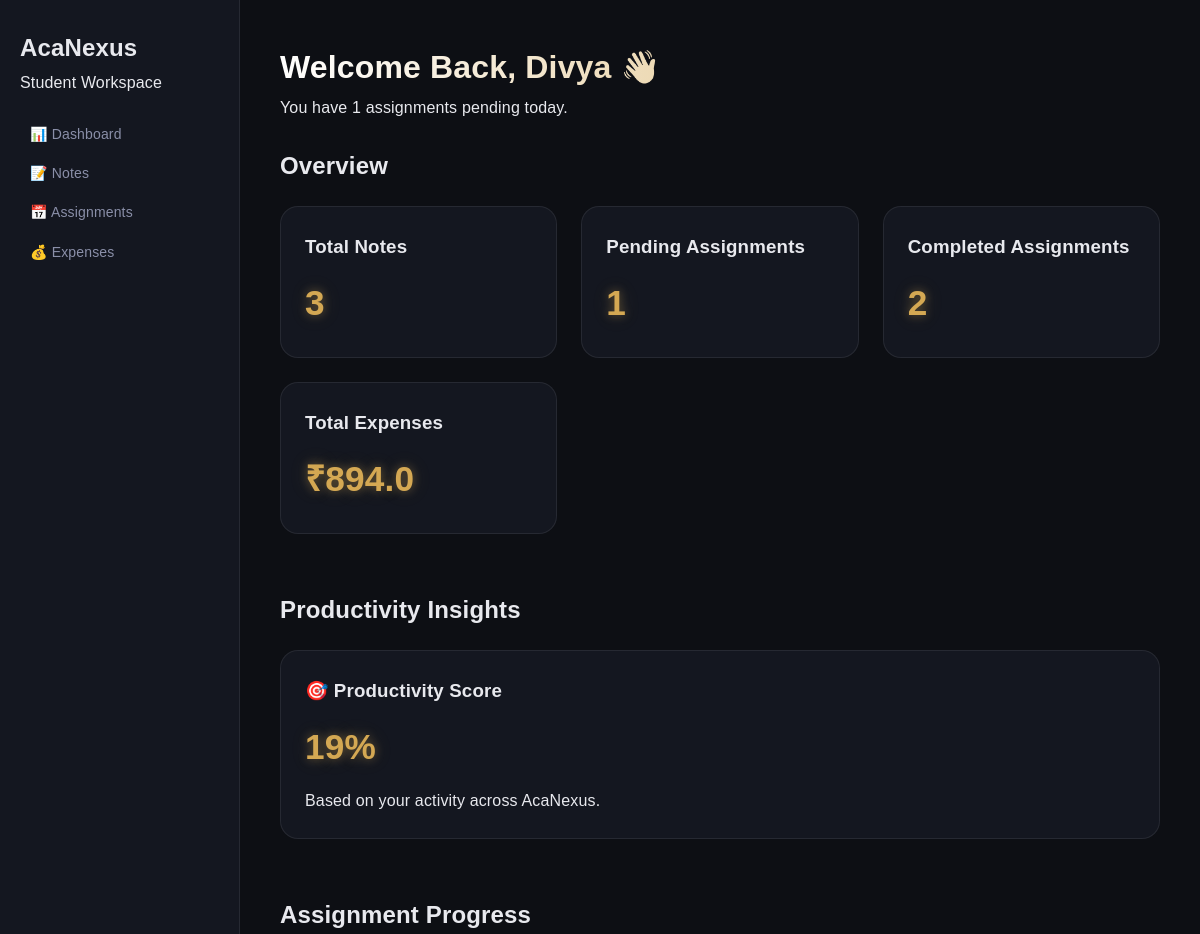
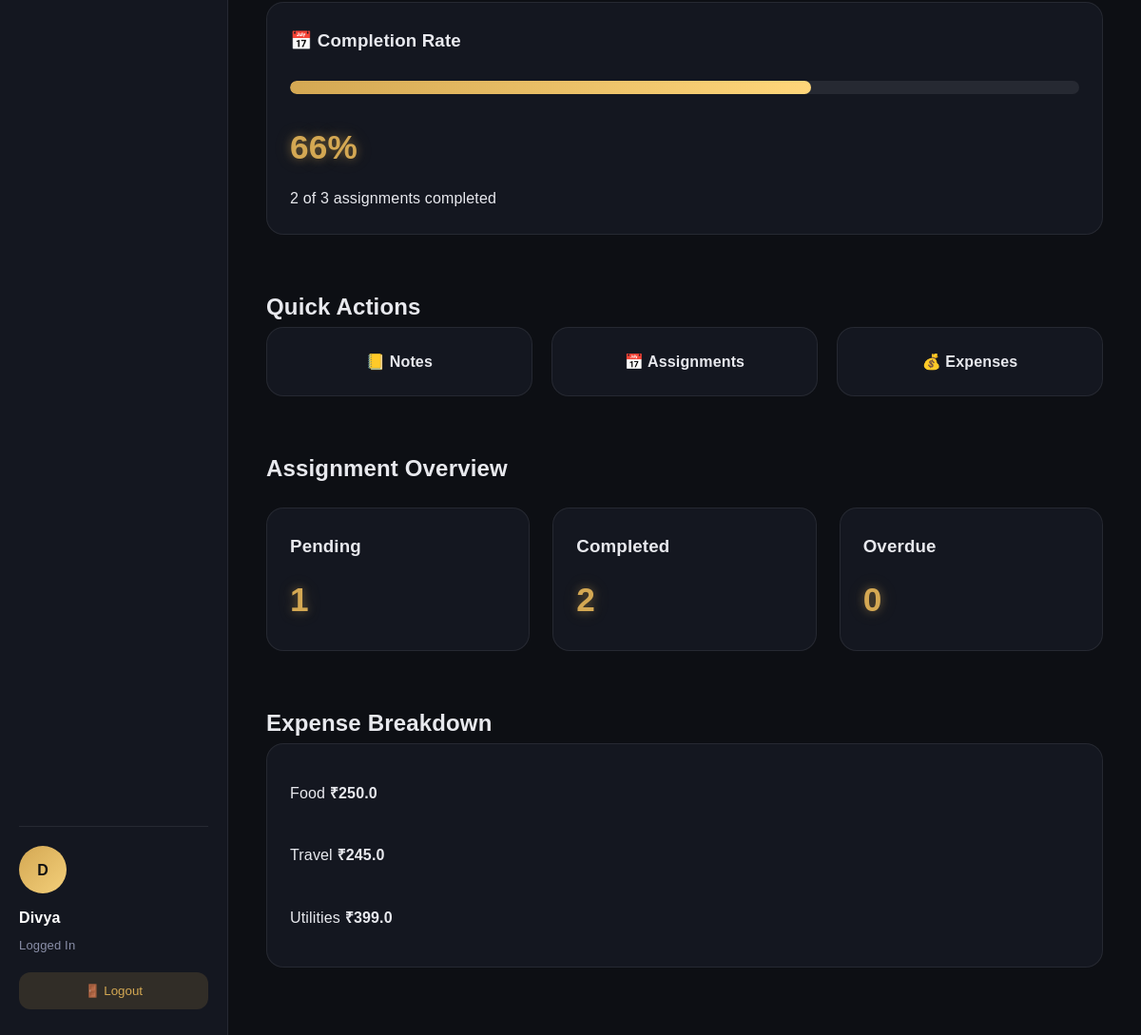
The app's page /dashboard (signed in) with its own data (2 pictures, top to bottom).
### tables this page shows
CREATE TABLE expenses (
    id INTEGER PRIMARY KEY AUTOINCREMENT,
    title TEXT NOT NULL,
    amount REAL NOT NULL,
    category TEXT NOT NULL,
    expense_date TEXT NOT NULL
);

### app.py (the view)
@app.route("/dashboard")
def dashboard():
    if "user_id" not in session:
        return redirect("/login")
    conn = sqlite3.connect("database/acanexus.db")
    cursor = conn.cursor()
    cursor.execute("SELECT COUNT(*) FROM notes")
    total_notes = cursor.fetchone()[0]
    cursor.execute(
        "SELECT COUNT(*) FROM assignments WHERE status='Pending'"
    )
    pending_assignments = cursor.fetchone()[0]
    cursor.execute(
        "SELECT COUNT(*) FROM assignments WHERE status='Completed'"
    )
    completed_assignments = cursor.fetchone()[0]
    total_assignments = (
    pending_assignments
    + completed_assignments
)
    today = date.today().isoformat()
    cursor.execute(
        """
        SELECT COUNT(*)
        FROM assignments
        WHERE status='Pending'
        AND due_date < ?
        """,
        (today,)
    )
    overdue_assignments = cursor.fetchone()[0]
    cursor.execute(
    "SELECT SUM(amount) FROM expenses"
    )
    total_expenses = cursor.fetchone()[0]
    cursor.execute(
    """
    SELECT category, SUM(amount)
    FROM expenses
    GROUP BY category
    """
    )
    category_totals = cursor.fetchall()
    cursor.execute(
        "SELECT COUNT(*) FROM expenses"
    )
    expense_count = cursor.fetchone()[0]
    if total_expenses is None:
        total_expenses = 0
    productivity_score = min(
    (
        total_notes * 2
        + completed_assignments * 5
        + expense_count
    ),
    100
    )
    if total_assignments > 0:
        completion_percentage = int(
            (completed_assignments / total_assignments) * 100
        )
    else:
        completion_percentage = 0
    conn.close()
    return render_template(
    "dashboard.html",
    total_notes=total_notes,
    pending_assignments=pending_assignments,
    completed_assignments=completed_assignments,
    total_assignments=total_assignments,
    overdue_assignments=overdue_assignments,
    total_expenses=total_expenses,
    category_totals=category_totals,
    productivity_score=productivity_score,
    completion_percentage=completion_percentage
)

### templates/dashboard.html (shortened to what this page needs)
<!doctype html>
<html>
  <head>
    <link
      rel="stylesheet"
      href="{{ url_for('static', filename='css/dashboard.css') }}"
    />
    <link
      rel="stylesheet"
      href="{{ url_for('static', filename='css/style.css') }}"
    />
  </head>
  <body>
    <div class="dashboard-container">
      <aside class="sidebar">
        <div class="sidebar-logo">
          <h2>AcaNexus</h2>
          <p class="sidebar-tagline">Student Workspace</p>
        </div>
        <ul class="sidebar-menu">
          <li><a href="/dashboard">📊 Dashboard</a></li>
          <li><a href="/notes">📝 Notes</a></li>
          <li><a href="/assignments">📅 Assignments</a></li>
          <li><a href="/expenses">💰 Expenses</a></li>
        </ul>
        <div class="sidebar-user">
          <div class="user-avatar">{{ session.username[0]|upper }}</div>
          <div class="user-info">
            <strong>{{ session.username }}</strong>
            <span>Logged In</span>
          </div>
          <button class="logout-btn" onclick="openLogoutModal()">
            🚪 Logout
          </button>
        </div>
      </aside>
      <main class="main-content">
        <div class="dashboard-header fade-in">
          <h1>Welcome Back, {{ session.username }} 👋</h1>
          <p>You have {{ pending_assignments }} assignments pending today.</p>
        </div>
        <section class="dashboard-section">
          <h2 class="dashboard-section-title">Overview</h2>
          <div class="dashboard-grid">
            <div class="dashboard-card">
              <h3>Total Notes</h3>
              <div class="dashboard-number">{{ total_notes }}</div>
            </div>
            <div class="dashboard-card">
              <h3>Pending Assignments</h3>
              <div class="dashboard-number">{{ pending_assignments }}</div>
            </div>
            <div class="dashboard-card">
              <h3>Completed Assignments</h3>
              <div class="dashboard-number">{{ completed_assignments }}</div>
            </div>
            <div class="dashboard-card">
              <h3>Total Expenses</h3>
              <div class="dashboard-number">₹{{ total_expenses }}</div>
            </div>
          </div>
        </section>
        <section class="dashboard-section">
          <h2 class="dashboard-section-title">Productivity Insights</h2>
          <div class="dashboard-grid">
            <div class="dashboard-card">
              <h3>🎯 Productivity Score</h3>
              <div class="dashboard-number">{{ productivity_score }}%</div>
              <p>Based on your activity across AcaNexus.</p>
            </div>
          </div>
        </section>
        <section class="dashboard-section">
          <h2 class="dashboard-section-title">Assignment Progress</h2>
          <div class="dashboard-card">
            <h3>📅 Completion Rate</h3>
            <div class="progress-bar">
              <div
                class="progress-fill"
                style="width: {{ completion_percentage }}%;"
              ></div>
            </div>
            <div class="dashboard-number">{{ completion_percentage }}%</div>
            <p>
              {{ completed_assignments }} of {{ total_assignments }} assignments
              completed
            </p>
          </div>
        </section>
        <section class="dashboard-section">
          <h2 class="dashboard-section-title">Quick Actions</h2>
          <div class="quick-actions">
            <a href="/notes" class="action-card"> 📒 Notes </a>
            <a href="/assignments" class="action-card"> 📅 Assignments </a>
            <a href="/expenses" class="action-card"> 💰 Expenses </a>
          </div>
        </section>
        <section class="dashboard-section">
          <h2 class="dashboard-section-title">Assignment Overview</h2>
          <div class="dashboard-grid">
            <div class="dashboard-card">
              <h3>Pending</h3>
              <div class="dashboard-number">{{ pending_assignments }}</div>
            </div>
            <div class="dashboard-card">
              <h3>Completed</h3>
              <div class="dashboard-number">{{ completed_assignments }}</div>
            </div>
            <div class="dashboard-card">
              <h3>Overdue</h3>
              <div class="dashboard-number">{{ overdue_assignments }}</div>
            </div>
          </div>
        </section>
        <section class="dashboard-section">
          <h2 class="dashboard-section-title">Expense Breakdown</h2>
          <div class="dashboard-card">
            {% for category in category_totals %}
            <div class="expense-row">
              <span>{{ category[0] }}</span>
              <strong>₹{{ category[1] }}</strong>
            </div>
            {% endfor %}
          </div>
        </section>
      </main>
    </div>
  </body>
</html>

### static/css/dashboard.css (style rules this page uses)
.quick-actions { display: grid; grid-template-columns: repeat(3,1fr); gap: 20px; }
.action-card { background: var(--surface); border: 1px solid var(--border); border-radius: 18px; padding: 22px; text-align: center; font-weight: 600; transition: 0.3s ease; }
.dashboard-card { position: relative; overflow: hidden; transition: all 0.35s ease; }
.dashboard-card::before { content: ""; position: absolute; top: 0; left: 0; width: 100%; height: 2px; background: linear-gradient( 90deg, transparent, #d4a853, transparent ); opacity: 0; transition: 0.4s; }
.dashboard-number { animation: floating 4s ease-in-out infinite; }
.dashboard-number { font-size: 2.2rem; font-weight: 700; color: var(--clr-gold); text-shadow: 0 0 10px rgba(212,168,83,0.4), 0 0 20px rgba(212,168,83,0.2); }
.dashboard-header h1 { background: linear-gradient( 90deg, #ffffff, #d4a853 ); -webkit-background-clip: text; -webkit-text-fill-color: transparent; }
.dashboard-section { animation: fadeUp .6s ease; }
.expense-row { padding: 14px 0; transition: .3s; }
.sidebar { display: flex; flex-direction: column; }
.sidebar-menu { flex: 1; }
.sidebar-user { margin-top: auto; padding-top: 20px; border-top: 1px solid rgba(255,255,255,0.08); }
.user-avatar { width: 50px; height: 50px; border-radius: 50%; background: linear-gradient( 135deg, #d4a853, #f3cf7a ); display: flex; align-items: center; justify-content: center; font-weight: 700; color: #111; margin-bottom: 12px; }
.user-info strong { display: block; color: white; }
.user-info span { color: #8a8fa8; font-size: 13px; }
.logout-btn { width: 100%; margin-top: 16px; padding: 12px; border: none; border-radius: 12px; background: rgba(212,168,83,0.15); color: #d4a853; cursor: pointer; transition: 0.3s; }
.progress-bar { width: 100%; height: 14px; background: rgba(255,255,255,0.08); border-radius: 50px; overflow: hidden; margin: 16px 0; }
.progress-fill { height: 100%; border-radius: 50px; background: linear-gradient( 90deg, #d4a853, #ffd67a ); transition: width 1s ease; }

### static/css/style.css (style rules this page uses)
html { -webkit-font-smoothing: antialiased; -moz-osx-font-smoothing: grayscale; text-rendering: optimizeLegibility; }
body { letter-spacing: 0.01em; }
section { position: relative; }
html { scroll-padding-top: var(--nav-height); }
.dashboard-container { display: flex; min-height: 100vh; background: var(--clr-bg); }
.sidebar { width: 240px; padding: 28px 20px; }
.main-content { flex: 1; padding: 40px; display: flex; flex-direction: column; gap: 24px; overflow-x: hidden; }
.dashboard-section { margin-bottom: 32px; }
.dashboard-grid { display: grid; grid-template-columns: repeat(auto-fit, minmax(260px, 1fr)); gap: 22px; }
.dashboard-card { background: var(--clr-surface); border: 1px solid var(--clr-border); border-radius: 16px; padding: 22px; display: flex; flex-direction: column; gap: 10px; min-height: 140px; transition: all 0.3s ease; }
.fade-in { animation: fadeUp 0.4s ease forwards; }
:root { --bg: #0d0f14; --surface: #141720; --surface-2: #1c2030; --primary: #d4a853; --primary-soft: rgba(212,168,83,0.15); --text: #e8e9ee; --muted: #8a8fa8; --border: rgba(255,255,255,0.08); --s1: 4px; --s2: 8px; --s3: 12px; --s4: 16px; --s5: 20px; --s6: 24px; --s8: 32px; --s10: 40px; --s12: 48px; --r1: 6px; --r2: 12px; --r3: 18px; --r4: 24px; --shadow-sm: 0 4px 12px rgba(0,0,0,0.3); --shadow-md: 0 10px 30px rgba(0,0,0,0.4); --t-fast: 0.2s ease; --t-smooth: 0.35s ease; }
body { background: var(--bg); color: var(--text); font-family: 'DM Sans', sans-serif; }
.dashboard-card, .assignment-card, .note-card, .expense-card { background: var(--surface); border: 1px solid var(--border); border-radius: var(--r3); padding: var(--s6); animation: fadeUp 0.4s ease; }
.dashboard-grid, .assignments-grid, .notes-grid, .expenses-grid { display: grid; gap: var(--s6); }

### static/css/layout.css (style rules this page uses)
.dashboard-container { display: flex; min-height: 100vh; background: var(--bg); }
.sidebar { width: 240px; background: var(--surface); border-right: 1px solid var(--border); padding: var(--s6); display: flex; flex-direction: column; gap: var(--s6); }
.sidebar ul { display: flex; flex-direction: column; gap: var(--s3); }
.sidebar a { color: var(--muted); font-size: 14px; padding: 8px 10px; border-radius: var(--r2); transition: 0.2s ease; }
.main-content { flex: 1; padding: var(--s8); display: flex; flex-direction: column; gap: var(--s6); overflow-x: hidden; }

### static/css/pages.css (style rules this page uses)
.dashboard-grid { display: grid; grid-template-columns: repeat(3, 1fr); gap: 18px; margin-top: 20px; }

### records on screen
expenses: category "Food", amount "250.0"
expenses: category "Travel", amount "245.0"
expenses: category "Utilities", amount "399.0"

### other values on screen
{{ session.username[0]|upper }} "D"
{{ session.username }} "Divya"
{{ pending_assignments }} "1"
{{ total_notes }} "3"
{{ completed_assignments }} "2"
{{ total_expenses }} "894.0"
{{ productivity_score }} "19"
{{ completion_percentage }} "66"
{{ total_assignments }} "3"
{{ overdue_assignments }} "0"
